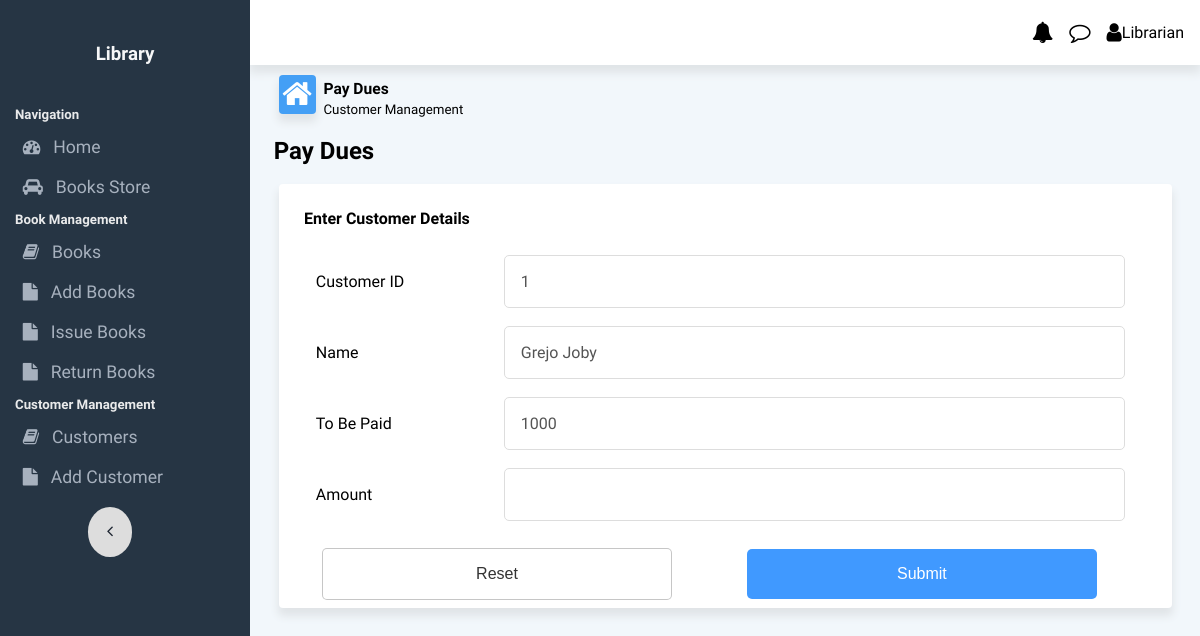
/customers/pay/1, run on an earlier commit of the app's database.
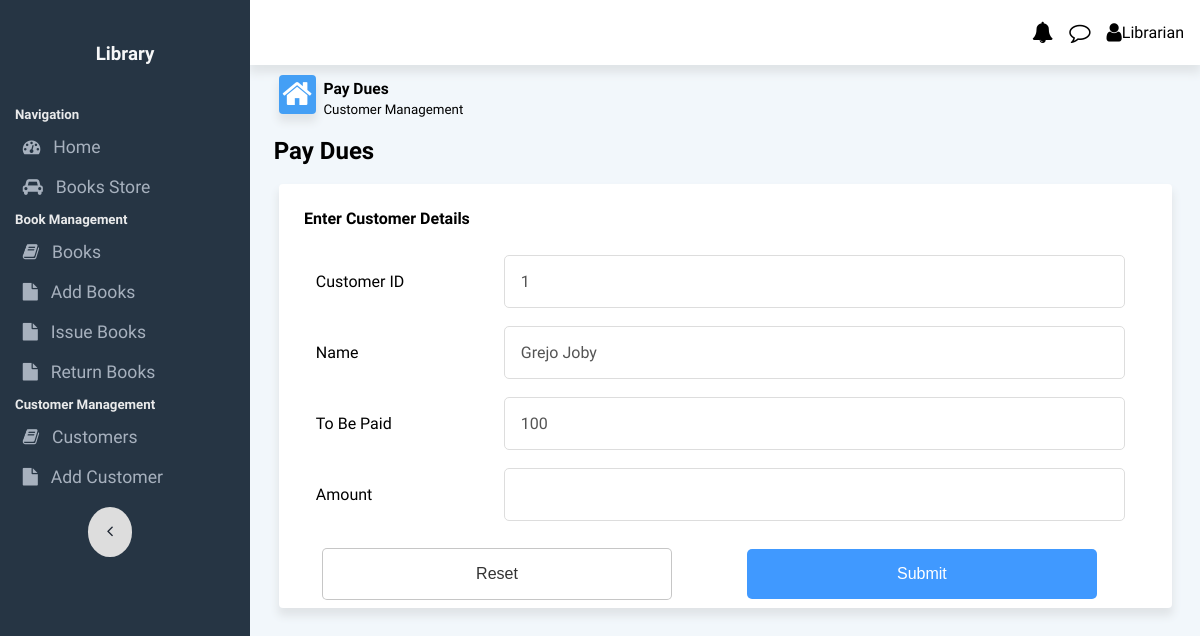
And on a later commit of the database.
### app.py (models this page shows, shortened)
class Customer(db.Model):
    __tablename__ = 'customer'
    cust_id=db.Column(db.Integer, primary_key=True,autoincrement=True)
    name=db.Column(db.String(255), nullable=False)
    debt = db.Column(db.Integer, nullable=False, default=0)
    total_trans = db.Column(db.Integer, nullable=False, default=0)

### app.py (the view)
@app.route('/customers/pay/<int:id>', methods=['GET', 'POST'])
def pay_dues(id):
    cust = Customer.query.filter_by(cust_id=id).first()
    if request.method=='POST':
        due=int(request.form['due'])
        cust.debt -= due
        db.session.commit()
        return redirect('/customers')
    else:
        return render_template('pay_dues.html',cust=cust)

### templates/pay_dues.html (shortened to what this page needs)
{% extends 'base.html' %}
{% block body %}
<div class="content-area">
    <div class="flexContainer" id="dashboardLineContainer">
        <div class="flex-40 dashboardLine">
            <i class="fa fa-home fa-2x" style="float: left;" id="homeIcon"></i>
            <div style="margin-bottom: 0;margin-top: 0;">
                <h3 style="margin-bottom: 0;margin-top: 2px;"><small>Pay Dues</small> </h3>
                <p style="margin-bottom: 0;margin-top: 0;"><small>Customer Management</small> </p>
            </div>
        </div>
    </div>
</div>
<h2 style="margin: 1% 2.5% 1% 2.5%;">Pay Dues</h2>
<div class="cardRow2 tablecard">
    <form method="POST">
        <h4>Enter Customer Details</h4>
        <table id="addTeacherTable">
            <tr>
                <td style="width: 20%;"><label class="formLabel">Customer ID</label></td>
                <td style="width: 60%;"><input type="text" name="cust_id" id="cust_id" value="{{cust.cust_id}}" disabled aria-disabled="true"
                        class="formInput"></td>
            </tr>
            <tr>
                <td style="width: 20%;"><label class="formLabel">Name</label></td>
                <td style="width: 60%;"><input type="text" name="name" id="name" value="{{cust.name}}" disabled aria-disabled="true"
                        class="formInput"></td>
            </tr>
            <tr>
                <td style="width: 20%;"><label class="formLabel">To Be Paid</label></td>
                <td style="width: 60%;"><input type="text" name="debt" id="debt" value="{{cust.debt}}" disabled aria-disabled="true"
                        class="formInput"></td>
            </tr>
            <tr>
                <td style="width: 20%;"><label class="formLabel">Amount</label></td>
                <td style="width: 60%;"><input type="number" name="due" id="due"
                        class="formInput" required aria-required="true" max="{{cust.debt}}" min="0"></td>
            </tr>
                <td colspan="2"></td>
        </table>
        <input type="reset" class="dropbtn2" value="Reset"
            style="background-color: #fff;border: 1px solid rgba(0, 0, 0, 0.225);color: #333;">
        <input type="submit" class="dropbtn2" value="Submit">
    </form>
</div>
{% endblock %}

What changed in the data, as far as the page shows it:
changed Customer "Grejo Joby": debt "1000" → "100"
